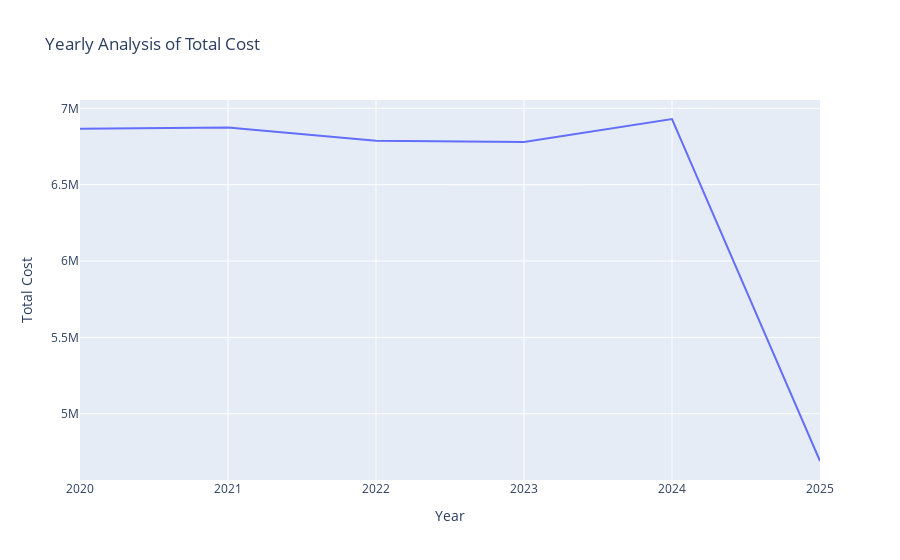

The code cell stored with this chart in its notebook:
### Markdown cell above
# Insights

### Code cell
# yearly analysis of total cost
yearly_analysis = cleaned_data.groupby('year')['TotalCost'].sum().reset_index()
fig=px.line(yearly_analysis, x='year', y='TotalCost', title='Yearly Analysis of Total Cost', labels={'year':'Year', 'TotalCost':'Total Cost'})
fig

### Figure 1 — Plotly figure (JSON) as saved in the notebook; plotly's stock layout.template omitted (floating-point values rounded to 4 significant figures)
{"data": [{"hovertemplate": "Year=%{x}<br>Total Cost=%{y}<extra></extra>", "legendgroup": "", "line": {"color": "#636efa", "dash": "solid"}, "marker": {"symbol": "circle"}, "mode": "lines", "name": "", "orientation": "v", "showlegend": false, "type": "scatter", "x": [2020, 2021, 2022, 2023, 2024, 2025], "xaxis": "x", "y": [6866000.0, 6874000.0, 6788000.0, 6780000.0, 6930000.0, 4691000.0], "yaxis": "y"}], "layout": {"legend": {"tracegroupgap": 0}, "title": {"text": "Yearly Analysis of Total Cost"}, "xaxis": {"anchor": "y", "domain": [0, 1], "title": {"text": "Year"}}, "yaxis": {"anchor": "x", "domain": [0, 1], "title": {"text": "Total Cost"}}}}
